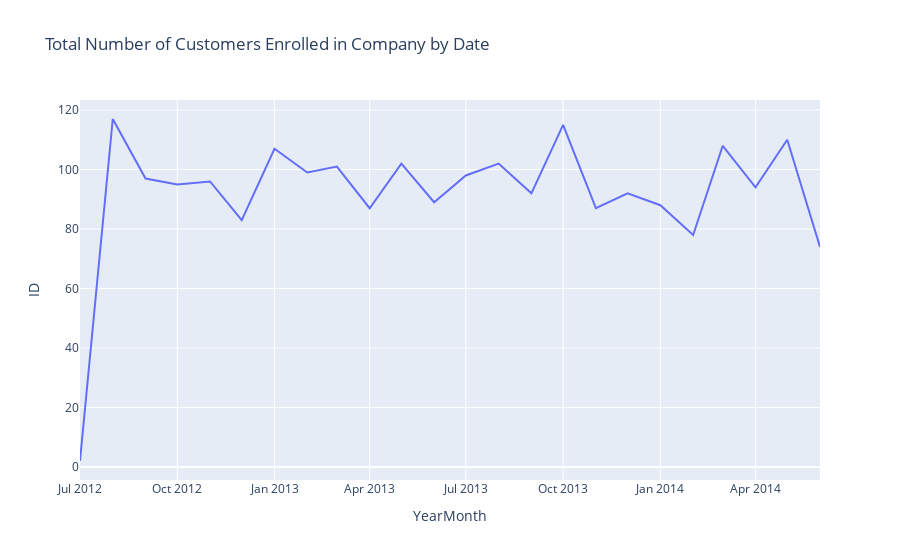

Notebook source saved alongside this figure:
### Markdown cell above
# Visualisation

### Code cell
df_Num_Of_Customers_Per_Date = df.groupby('YearMonth')['ID'].size().reset_index()
px.line(df_Num_Of_Customers_Per_Date, x='YearMonth',y='ID',title='Total Number of Customers Enrolled in Company by Date')

### Figure 1 — Plotly figure (JSON) as saved in the notebook; plotly's stock layout.template omitted (floating-point values rounded to 4 significant figures)
{"data": [{"hovertemplate": "YearMonth=%{x}<br>ID=%{y}<extra></extra>", "legendgroup": "", "line": {"color": "#636efa", "dash": "solid"}, "marker": {"symbol": "circle"}, "mode": "lines", "name": "", "orientation": "v", "showlegend": false, "type": "scatter", "x": ["2012-07-01T00:00:00", "2012-08-01T00:00:00", "2012-09-01T00:00:00", "2012-10-01T00:00:00", "2012-11-01T00:00:00", "2012-12-01T00:00:00", "2013-01-01T00:00:00", "2013-02-01T00:00:00", "2013-03-01T00:00:00", "2013-04-01T00:00:00", "2013-05-01T00:00:00", "2013-06-01T00:00:00", "2013-07-01T00:00:00", "2013-08-01T00:00:00", "2013-09-01T00:00:00", "2013-10-01T00:00:00", "2013-11-01T00:00:00", "2013-12-01T00:00:00", "2014-01-01T00:00:00", "2014-02-01T00:00:00", "2014-03-01T00:00:00", "2014-04-01T00:00:00", "2014-05-01T00:00:00", "2014-06-01T00:00:00"], "xaxis": "x", "y": [2, 117, 97, 95, 96, 83, 107, 99, 101, 87, 102, 89, 98, 102, 92, 115, 87, 92, 88, 78, 108, 94, 110, 74], "yaxis": "y"}], "layout": {"legend": {"tracegroupgap": 0}, "title": {"text": "Total Number of Customers Enrolled in Company by Date"}, "xaxis": {"anchor": "y", "domain": [0, 1], "title": {"text": "YearMonth"}}, "yaxis": {"anchor": "x", "domain": [0, 1], "title": {"text": "ID"}}}}
